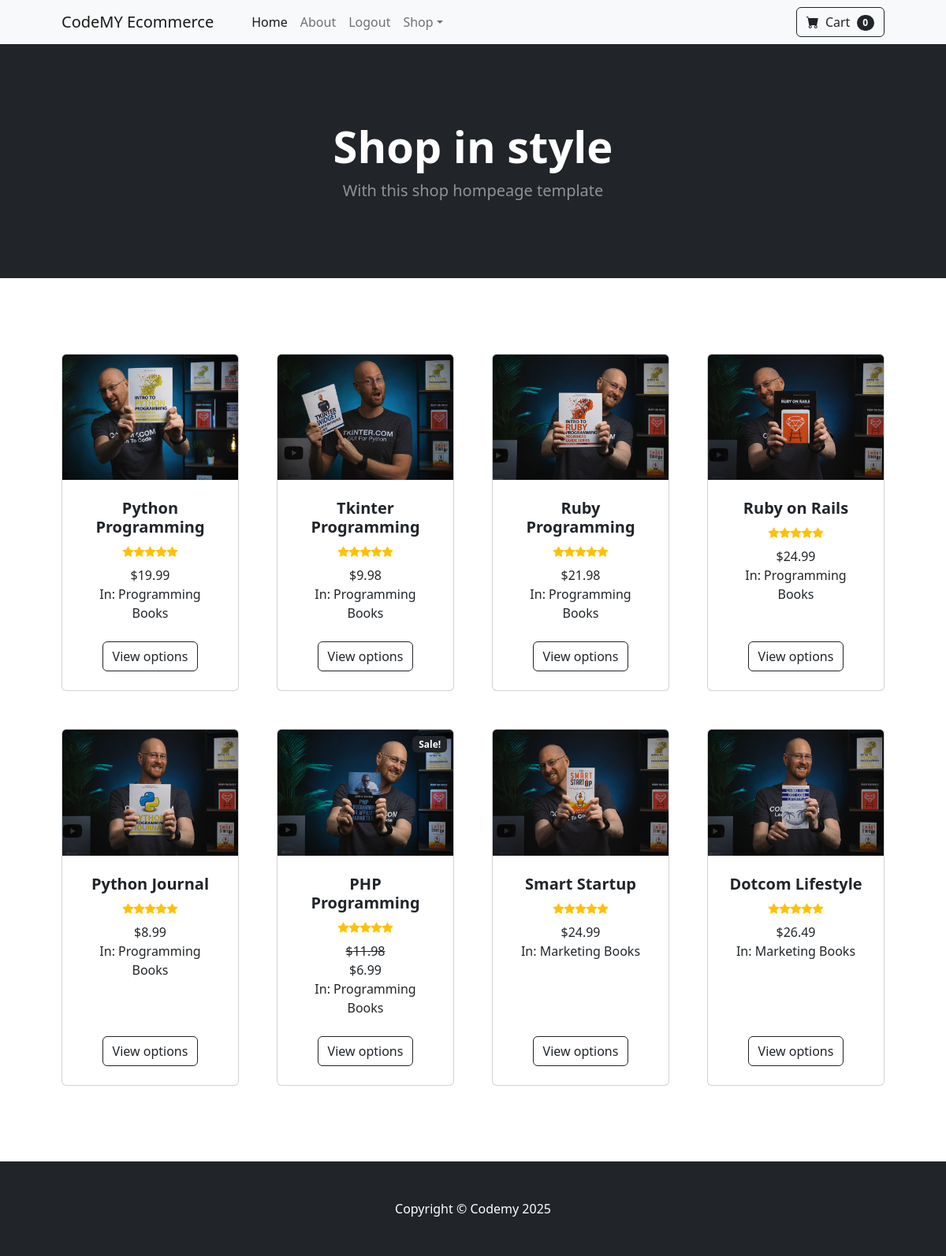
The app's page / (signed in) with its own data.
### store/models.py (models this page shows, shortened)
class Product(models.Model):
    name = models.CharField(max_length=100)
    price = models.DecimalField(default=0, decimal_places=2, max_digits=6)
    category = models.ForeignKey(Category, on_delete=models.CASCADE, default=1)
    description = models.CharField(max_length=250, default='', blank=True, null=True)
    image = models.ImageField(upload_to='uploads/product')
    is_sale = models.BooleanField(default=False)
    sale_price = models.DecimalField(default=0,decimal_places=2,max_digits=6)

class Category(models.Model):
    name = models.CharField(max_length=50)
    def __str__(self):
        return self.name
    class Meta:
        verbose_name_plural = 'categories'

### store/views.py (the view)
# urls.py: path("", views.home, name='home'),
def home(request):
    products = Product.objects.all()
    return render(request, 'index.html', {'products': products})

### store/context_processors.py (called while the page is built)
def categories(request):
    categories = Category.objects.all()
    for category in categories:
        category.slug = category.name.replace(' ','-')  # Converts spaces to hyphens
    return {'categories': categories}

### store/templates/index.html
{% extends 'base.html' %}
{% block content %}
        <header class="bg-dark py-5">
            <div class="container px-4 px-lg-5 my-5">
                <div class="text-center text-white">
                    <h1 class="display-4 fw-bolder">Shop in style</h1>
                    <p class="lead fw-normal text-white-50 mb-0">With this shop hompeage template</p>
                </div>
            </div>
        </header>
        <section class="py-5">
            <div class="container px-4 px-lg-5 mt-5">
                <div class="row gx-4 gx-lg-5 row-cols-2 row-cols-md-3 row-cols-xl-4 justify-content-center">
                    {% for product in products %}
                    <div class="col mb-5">
                        <div class="card h-100">
                            {% if product.is_sale %}
                            <div style="top: 0.5rem; right: 0.5rem;" class="badge bg-dark text-white position-absolute">
                                Sale!
                            </div>
                            {% endif %}
                            <img class="card-img-top" src="{{product.image.url}}" alt="..."/>
                            <div class="card-body p-4">
                                <div class="text-center">
                                    <h5 class="fw-bolder">{{product.name}}</h5>
                                    <div class="d-flex justify-content-center small text-warning mb-2">
                                        <div class="bi-star-fill"></div>
                                        <div class="bi-star-fill"></div>
                                        <div class="bi-star-fill"></div>
                                        <div class="bi-star-fill"></div>
                                        <div class="bi-star-fill"></div>
                                    </div>
                                    {% if product.is_sale %}
                                        <strike>${{product.price}}</strike>
                                        <br>
                                        ${{product.sale_price}}
                                    {% else %}
                                        ${{product.price}}
                                    {% endif %}
                                    <br>
                                    In: {{product.category}}
                                </div>
                            </div>
                            <div class="card-footer p-4 pt-0 border-top-0 bg-transparent">
                                <div class="text-center"><a class="btn btn-outline-dark mt-auto" href="#">View options</a></div>
                            </div>
                        </div>
                    </div>
                    {% endfor %}
                </div>
            </div>
        </section>
{% endblock %}

### records on screen
Product: image (picture), name "Python Programming", price "19.99", category "Programming Books"
Product: image (picture), name "Tkinter Programming", price "9.98", category "Programming Books"
Product: image (picture), name "Ruby Programming", price "21.98", category "Programming Books"
Product: image (picture), name "Ruby on Rails", price "24.99", category "Programming Books"
Product: image (picture), name "Python Journal", price "8.99", category "Programming Books"
Product: is_sale "Sale!", image (picture), name "PHP Programming", price "11.98", sale_price "6.99", category "Programming Books"
Product: image (picture), name "Smart Startup", price "24.99", category "Marketing Books"
Product: image (picture), name "Dotcom Lifestyle", price "26.49", category "Marketing Books"
